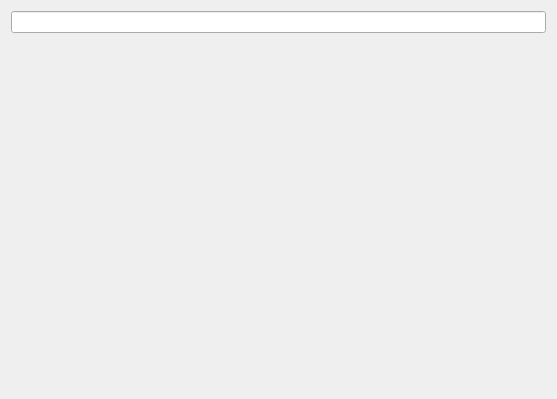
<?xml version="1.0" encoding="UTF-8"?>
<ui version="4.0">
 <class>Dialog</class>
 <widget class="QDialog" name="Dialog">
  <property name="geometry">
   <rect>
    <x>0</x>
    <y>0</y>
    <width>557</width>
    <height>399</height>
   </rect>
  </property>
  <property name="windowTitle">
   <string>Dialog</string>
  </property>
  <layout class="QVBoxLayout" name="verticalLayout">
   <item>
    <widget class="QLineEdit" name="lineEdit"/>
   </item>
   <item>
    <widget class="QLabel" name="textLabel">
     <property name="text">
      <string/>
     </property>
    </widget>
   </item>
   <item>
    <spacer name="verticalSpacer">
     <property name="orientation">
      <enum>Qt::Vertical</enum>
     </property>
     <property name="sizeHint" stdset="0">
      <size>
       <width>20</width>
       <height>40</height>
      </size>
     </property>
    </spacer>
   </item>
  </layout>
 </widget>
 <resources/>
 <connections/>
</ui>
